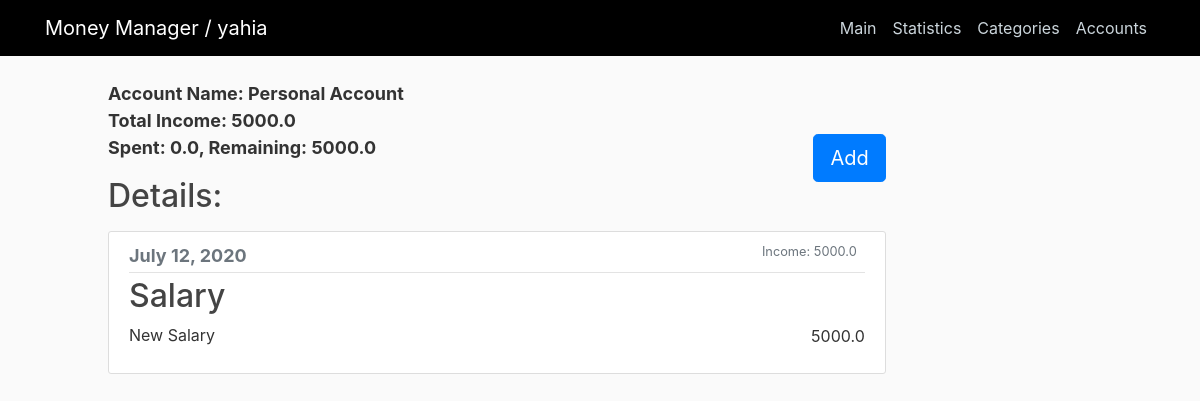
The app's page / (signed in) with its own data.
### home/models.py (models this page shows, shortened)
class Account(models.Model):
    user = models.ForeignKey(User, related_name="accounts", on_delete=models.CASCADE)
    name = models.CharField(max_length=50, default="account")
    total_income = models.FloatField()
    total_spendings = models.FloatField()
    active = models.BooleanField(default=False)

class Item(models.Model):
    category= models.ForeignKey(Category, related_name="items", on_delete=models.CASCADE)
    account = models.ForeignKey(Account, on_delete=models.CASCADE)
    date = models.DateTimeField(default=timezone.now)
    value = models.FloatField()
    notes = models.TextField()

class Category(models.Model):
    category_type = models.ForeignKey(CategoryType, on_delete=models.CASCADE)
    name = models.CharField(max_length=50)

### home/views.py (the view)
# urls.py: 2. Add a URL to urlpatterns:  path('', views.home, name='home')
def home(request):
    account = Account.objects.filter(user=request.user, active=True).first()
    items = Item.objects.filter(account=account).all()
    context = {
        'title': account.user.username,
        'items': data_reshaping(items),
        'account': account
    }
    return render(request, "home/home.html", context)

### home/templatetags/tags.py (called while the page is built)
@register.filter
def subtract(value, arg):
    return value - arg

### home/utils.py (called while the page is built)
def data_reshaping(items):
    dates = []
    data = []
    for item in items:
        if item.date.date() not in dates:
            dates.append(item.date.date())
    for date in dates:
        dic = {}
        dic["date"] = date
        dic["items"] = []
        dic["expenses"] = 0
        dic["income"] = 0
        for item in items:
            if item.date.date() == date:
                dic["items"].append(item)
                if item.category.category_type.id == 2:
                    dic["income"] = dic["income"] + float(item.value)
                else:
                    dic["expenses"] = dic["expenses"] + float(item.value)
        data.append(dic)
    return sorted(data, key=lambda i: i['date'], reverse=True)

### home/templates/home/home.html (shortened to what this page needs)
{% extends "home/base.html" %}
{% load tags %}
{% block content %}
    <div class = "data">
      Account Name: {{account.name}} <br>
      Total Income: {{ account.total_income }} <br>
      Spent: {{ account.total_spendings }},
      Remaining: {{ account.total_income|subtract:account.total_spendings }}
      <a class="btn btn-primary btn-lg float-right" href="{% url 'add-item' %}" >Add</a>
    </div>
    <h2 class="my-3">Details: </h2>
    {% for data in items %}
       <article class="media content-section">
           <div class="media-body">
              <div class="article-metadata">
                <small class="text-muted" id="date">{{ data.date }}</small>
                {% if data.income != 0 %}
                  <small class="text-muted float-right mr-2">Income: {{ data.income }} </small>
                {% endif %}
              </div>
              {% for item in data.items %}
                <h2><a class="article-title" href="{% url 'item-edit' item.id %}">{{ item.category.name }}</a>
                </h2>
                <span class="float-right"> {{ item.value }} </span>
                <p class="article-content" style="margin-top: -25px;" >
                     {{item.notes}}
                </p>
              {% endfor %}
            </div>
        </article>
    {% endfor %}
{% endblock content %}

### home/templates/home/base.html (shortened to what this page needs)
{% load static %}
<!DOCTYPE html>
<html>
<head>
  <link rel="stylesheet" href="https://maxcdn.bootstrapcdn.com/bootstrap/4.0.0/css/bootstrap.min.css"
>
  <link rel="stylesheet" type="text/css" href="{% static 'home/main.css' %}">
</head>
<body>
  <header class="site-header">
    <nav class="navbar navbar-expand-md navbar-dark bg-steel fixed-top">
      <div class="container">
        <a class="navbar-brand mr-4" href="/">Money Manager / {{ title }}</a>
        <div class="collapse navbar-collapse" id="navbarToggle">
          <div class="navbar-nav ml-auto">
            <a class="nav-item nav-link" href="/">Main</a>
            <a class="nav-item nav-link" href="/statistics">Statistics</a>
            <a class="nav-item nav-link" href="/categories">Categories</a>
            <a class="nav-item nav-link" href="/accounts">Accounts</a>
          </div>
        </div>
      </div>
    </nav>
  </header>
  <main role="main" class="container">
    <div class="row ml-5">
      <div class="col-md-9">
        {% block content %}{% endblock %}
      </div>
    </div>
  </main>
</body>
</html>

### home/static/home/main.css (style rules this page uses)
body { background: #fafafa; color: #333333; margin-top: 5rem; }
h1, h2, h3, h4, h5, h6 { color: #444444; }
.bg-steel { background-color:black; }
.site-header .navbar-nav .nav-link { color: #cbd5db; }
.content-section { background: #ffffff; padding: 10px 20px; border: 1px solid #dddddd; border-radius: 3px; margin-bottom: 10px; }
.article-title { color: #444444; }
.article-content { white-space: pre-line; }
.article-metadata { padding-bottom: 3px; margin-bottom: 4px; border-bottom: 1px solid #e3e3e3 }
.data { font-size: large; font-weight: bold; }
#date { font-weight: bold; font-size: large; ; }

### records on screen
Account: name "Personal Account", total_income "5000.0", total_spendings "0.0", total_income|subtract "5000.0"
Item: date "July 12, 2020", income "5000.0", category.name "Salary", value "5000.0", notes "New Salary"

### other values on screen
{{ title }} "yahia"
